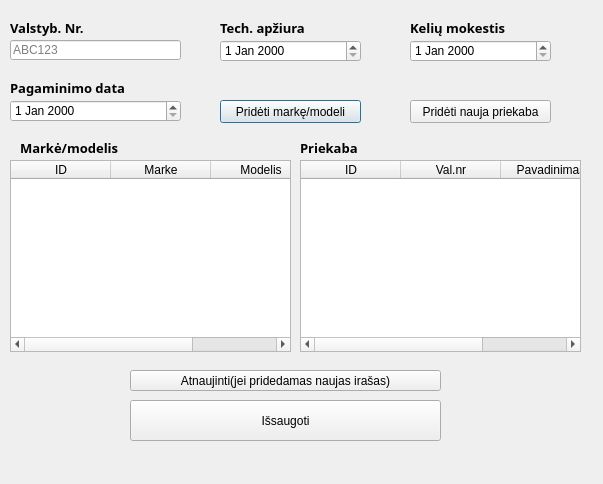
<?xml version="1.0" encoding="UTF-8"?>
<ui version="4.0">
 <class>Dialog</class>
 <widget class="QDialog" name="Dialog">
  <property name="geometry">
   <rect>
    <x>0</x>
    <y>0</y>
    <width>603</width>
    <height>484</height>
   </rect>
  </property>
  <property name="windowTitle">
   <string>Transporto priemonės įrašas</string>
  </property>
  <widget class="QLabel" name="label">
   <property name="geometry">
    <rect>
     <x>10</x>
     <y>20</y>
     <width>101</width>
     <height>16</height>
    </rect>
   </property>
   <property name="font">
    <font>
     <family>Arial Black</family>
     <pointsize>10</pointsize>
     <weight>75</weight>
     <bold>true</bold>
    </font>
   </property>
   <property name="text">
    <string>Valstyb. Nr.</string>
   </property>
  </widget>
  <widget class="QLineEdit" name="val_nr">
   <property name="geometry">
    <rect>
     <x>10</x>
     <y>40</y>
     <width>171</width>
     <height>20</height>
    </rect>
   </property>
   <property name="placeholderText">
    <string notr="true">ABC123</string>
   </property>
   <property name="clearButtonEnabled">
    <bool>true</bool>
   </property>
  </widget>
  <widget class="QLabel" name="label_2">
   <property name="geometry">
    <rect>
     <x>220</x>
     <y>20</y>
     <width>101</width>
     <height>16</height>
    </rect>
   </property>
   <property name="font">
    <font>
     <family>Arial Black</family>
     <pointsize>10</pointsize>
     <weight>75</weight>
     <bold>true</bold>
    </font>
   </property>
   <property name="text">
    <string>Tech. apžiura</string>
   </property>
  </widget>
  <widget class="QDateEdit" name="tech">
   <property name="geometry">
    <rect>
     <x>220</x>
     <y>40</y>
     <width>141</width>
     <height>22</height>
    </rect>
   </property>
  </widget>
  <widget class="QLabel" name="label_3">
   <property name="geometry">
    <rect>
     <x>410</x>
     <y>20</y>
     <width>111</width>
     <height>16</height>
    </rect>
   </property>
   <property name="font">
    <font>
     <family>Arial Black</family>
     <pointsize>10</pointsize>
     <weight>75</weight>
     <bold>true</bold>
    </font>
   </property>
   <property name="text">
    <string>Kelių mokestis</string>
   </property>
  </widget>
  <widget class="QDateEdit" name="kel_mokestis">
   <property name="geometry">
    <rect>
     <x>410</x>
     <y>40</y>
     <width>141</width>
     <height>22</height>
    </rect>
   </property>
  </widget>
  <widget class="QDateEdit" name="pagam_data">
   <property name="geometry">
    <rect>
     <x>10</x>
     <y>100</y>
     <width>171</width>
     <height>22</height>
    </rect>
   </property>
  </widget>
  <widget class="QLabel" name="label_4">
   <property name="geometry">
    <rect>
     <x>10</x>
     <y>80</y>
     <width>131</width>
     <height>16</height>
    </rect>
   </property>
   <property name="font">
    <font>
     <family>Arial Black</family>
     <pointsize>10</pointsize>
     <weight>75</weight>
     <bold>true</bold>
    </font>
   </property>
   <property name="text">
    <string>Pagaminimo data</string>
   </property>
  </widget>
  <widget class="QLabel" name="label_5">
   <property name="geometry">
    <rect>
     <x>20</x>
     <y>140</y>
     <width>131</width>
     <height>16</height>
    </rect>
   </property>
   <property name="font">
    <font>
     <family>Arial Black</family>
     <pointsize>10</pointsize>
     <weight>75</weight>
     <bold>true</bold>
    </font>
   </property>
   <property name="text">
    <string>Markė/modelis</string>
   </property>
  </widget>
  <widget class="QPushButton" name="pridet_marke">
   <property name="geometry">
    <rect>
     <x>220</x>
     <y>100</y>
     <width>141</width>
     <height>23</height>
    </rect>
   </property>
   <property name="text">
    <string>Pridėti markę/modeli</string>
   </property>
  </widget>
  <widget class="QLabel" name="label_6">
   <property name="geometry">
    <rect>
     <x>300</x>
     <y>140</y>
     <width>131</width>
     <height>16</height>
    </rect>
   </property>
   <property name="font">
    <font>
     <family>Arial Black</family>
     <pointsize>10</pointsize>
     <weight>75</weight>
     <bold>true</bold>
    </font>
   </property>
   <property name="text">
    <string>Priekaba</string>
   </property>
  </widget>
  <widget class="QPushButton" name="prid_priekab">
   <property name="geometry">
    <rect>
     <x>410</x>
     <y>100</y>
     <width>141</width>
     <height>23</height>
    </rect>
   </property>
   <property name="text">
    <string>Pridėti nauja priekaba</string>
   </property>
  </widget>
  <widget class="QPushButton" name="issaugot">
   <property name="geometry">
    <rect>
     <x>130</x>
     <y>400</y>
     <width>311</width>
     <height>41</height>
    </rect>
   </property>
   <property name="text">
    <string>Išsaugoti</string>
   </property>
  </widget>
  <widget class="QLabel" name="msg">
   <property name="geometry">
    <rect>
     <x>0</x>
     <y>440</y>
     <width>381</width>
     <height>16</height>
    </rect>
   </property>
   <property name="text">
    <string/>
   </property>
  </widget>
  <widget class="QPushButton" name="refresh">
   <property name="geometry">
    <rect>
     <x>130</x>
     <y>370</y>
     <width>311</width>
     <height>21</height>
    </rect>
   </property>
   <property name="text">
    <string>Atnaujinti(jei pridedamas naujas irašas)</string>
   </property>
  </widget>
  <widget class="QTableWidget" name="marke">
   <property name="geometry">
    <rect>
     <x>10</x>
     <y>160</y>
     <width>281</width>
     <height>192</height>
    </rect>
   </property>
   <property name="editTriggers">
    <set>QAbstractItemView::NoEditTriggers</set>
   </property>
   <property name="selectionMode">
    <enum>QAbstractItemView::SingleSelection</enum>
   </property>
   <property name="selectionBehavior">
    <enum>QAbstractItemView::SelectRows</enum>
   </property>
   <attribute name="horizontalHeaderVisible">
    <bool>true</bool>
   </attribute>
   <attribute name="horizontalHeaderCascadingSectionResizes">
    <bool>false</bool>
   </attribute>
   <attribute name="horizontalHeaderHighlightSections">
    <bool>true</bool>
   </attribute>
   <attribute name="horizontalHeaderShowSortIndicator" stdset="0">
    <bool>false</bool>
   </attribute>
   <column>
    <property name="text">
     <string>ID</string>
    </property>
   </column>
   <column>
    <property name="text">
     <string>Marke</string>
    </property>
   </column>
   <column>
    <property name="text">
     <string>Modelis</string>
    </property>
   </column>
  </widget>
  <widget class="QTableWidget" name="priekaba">
   <property name="geometry">
    <rect>
     <x>300</x>
     <y>160</y>
     <width>281</width>
     <height>192</height>
    </rect>
   </property>
   <property name="editTriggers">
    <set>QAbstractItemView::NoEditTriggers</set>
   </property>
   <property name="selectionMode">
    <enum>QAbstractItemView::SingleSelection</enum>
   </property>
   <property name="selectionBehavior">
    <enum>QAbstractItemView::SelectRows</enum>
   </property>
   <column>
    <property name="text">
     <string>ID</string>
    </property>
   </column>
   <column>
    <property name="text">
     <string>Val.nr</string>
    </property>
   </column>
   <column>
    <property name="text">
     <string>Pavadinimas</string>
    </property>
   </column>
  </widget>
 </widget>
 <resources/>
 <connections/>
</ui>
